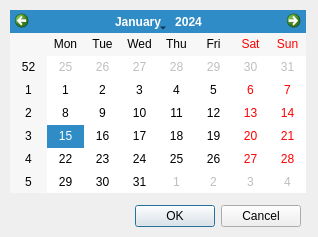
<?xml version="1.0" encoding="UTF-8"?>
<ui version="4.0">
 <class>calendar</class>
 <widget class="QDialog" name="calendar">
  <property name="geometry">
   <rect>
    <x>0</x>
    <y>0</y>
    <width>318</width>
    <height>237</height>
   </rect>
  </property>
  <property name="windowTitle">
   <string>Dialog</string>
  </property>
  <widget class="QDialogButtonBox" name="buttonBox">
   <property name="geometry">
    <rect>
     <x>-40</x>
     <y>200</y>
     <width>341</width>
     <height>32</height>
    </rect>
   </property>
   <property name="orientation">
    <enum>Qt::Horizontal</enum>
   </property>
   <property name="standardButtons">
    <set>QDialogButtonBox::Cancel|QDialogButtonBox::Ok</set>
   </property>
  </widget>
  <widget class="QCalendarWidget" name="calendarWidget">
   <property name="geometry">
    <rect>
     <x>10</x>
     <y>10</y>
     <width>296</width>
     <height>183</height>
    </rect>
   </property>
  </widget>
 </widget>
 <resources/>
 <connections>
  <connection>
   <sender>buttonBox</sender>
   <signal>accepted()</signal>
   <receiver>calendar</receiver>
   <slot>accept()</slot>
   <hints>
    <hint type="sourcelabel">
     <x>248</x>
     <y>254</y>
    </hint>
    <hint type="destinationlabel">
     <x>157</x>
     <y>274</y>
    </hint>
   </hints>
  </connection>
  <connection>
   <sender>buttonBox</sender>
   <signal>rejected()</signal>
   <receiver>calendar</receiver>
   <slot>reject()</slot>
   <hints>
    <hint type="sourcelabel">
     <x>316</x>
     <y>260</y>
    </hint>
    <hint type="destinationlabel">
     <x>286</x>
     <y>274</y>
    </hint>
   </hints>
  </connection>
 </connections>
</ui>
